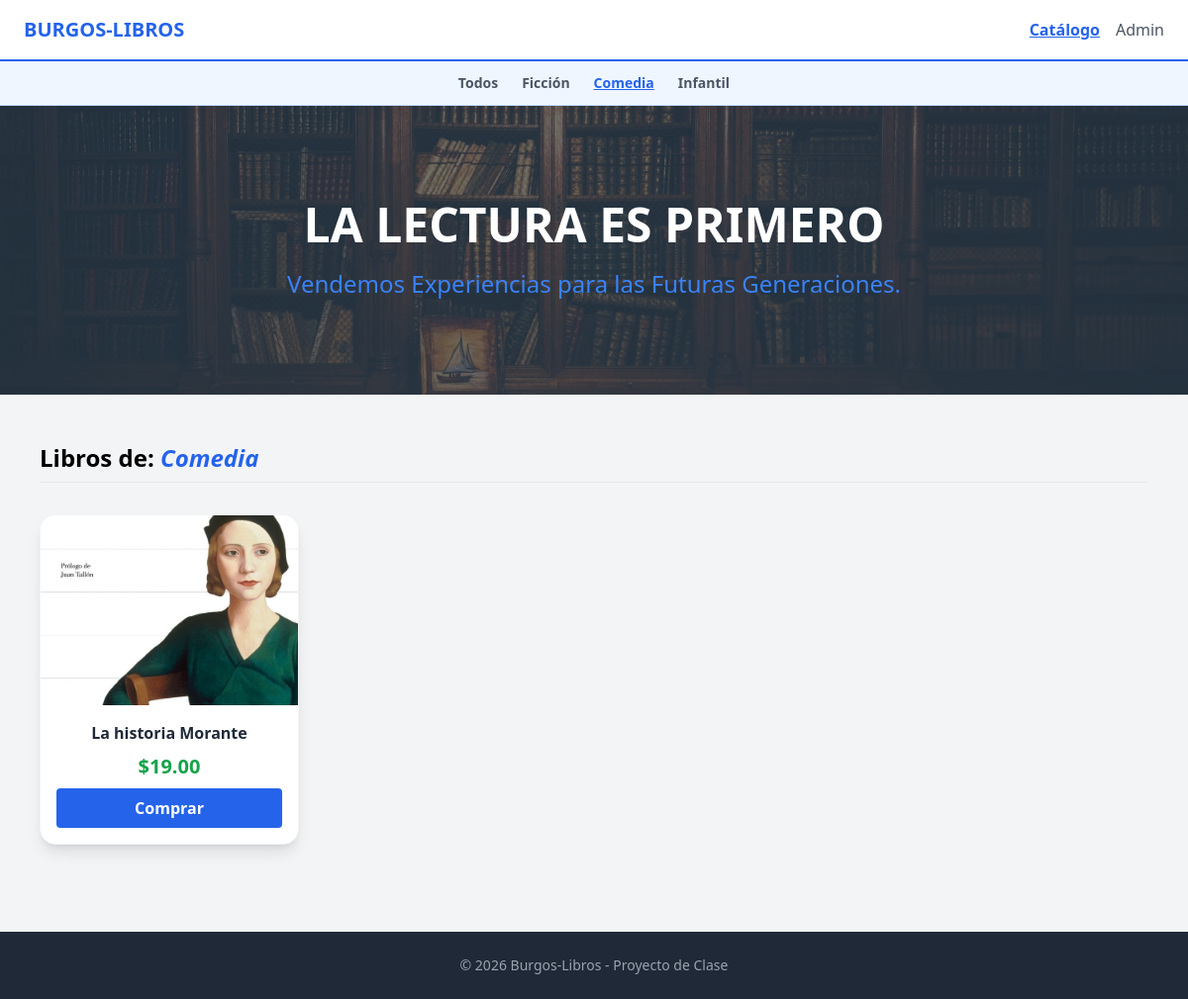
The page /index.php?cat=Comedia on the database its author committed.
### tables this page shows
CREATE TABLE `productos` (
  `id` int NOT NULL,
  `nombre` varchar(150) NOT NULL,
  `precio` decimal(10,2) NOT NULL,
  `stock` int NOT NULL DEFAULT '0',
  `imagen` varchar(255) NOT NULL,
  `categoria` varchar(50) DEFAULT 'Ficción'
);

### index.php (the view, shortened to what this page needs)
<?php
include 'conexion.php';
$categoria_seleccionada = isset($_GET['cat']) ? $_GET['cat'] : 'Todos';
?>
<!DOCTYPE html>
<html lang="es">
<head>
  <script src="https://cdn.tailwindcss.com"></script>
</head>
<body class="bg-gray-100">
  <nav class="bg-white border-b-2 border-blue-600 p-4">
    <div class="max-w-6xl mx-auto flex justify-between items-center">
      <span class="text-xl font-bold text-blue-600">BURGOS-LIBROS</span>
      <div class="flex gap-4 items-center">
        <a href="index.php" class="text-blue-600 font-bold underline">Catálogo</a>
        <a href="admin.php" class="text-gray-600 hover:text-blue-600">Admin</a>
      </div>
    </div>
  </nav>
  <div class="bg-blue-50 border-b border-blue-200 py-3">
    <div class="max-w-6xl mx-auto flex justify-center gap-6 font-semibold text-sm">
      <a href="index.php?cat=Todos" class="<?php echo ($categoria_seleccionada == 'Todos') ? 'text-blue-600 underline' : 'text-gray-600 hover:text-blue-600'; ?>">Todos</a>
      <a href="index.php?cat=Ficción" class="<?php echo ($categoria_seleccionada == 'Ficción') ? 'text-blue-600 underline' : 'text-gray-600 hover:text-blue-600'; ?>">Ficción</a>
      <a href="index.php?cat=Comedia" class="<?php echo ($categoria_seleccionada == 'Comedia') ? 'text-blue-600 underline' : 'text-gray-600 hover:text-blue-600'; ?>">Comedia</a>
      <a href="index.php?cat=Infantil" class="<?php echo ($categoria_seleccionada == 'Infantil') ? 'text-blue-600 underline' : 'text-gray-600 hover:text-blue-600'; ?>">Infantil</a>
    </div>
  </div>
  <header class="relative bg-slate-700 text-white py-24 overflow-hidden">
    <img src="img/principalbiblioteca.avif" alt="Biblioteca Digital" class="absolute inset-0 w-full h-full object-cover opacity-30" />
    <div class="mx-auto px-4 text-center relative z-10">
      <h1 class="text-5xl font-bold mb-5">LA LECTURA ES PRIMERO</h1>
      <p class="text-blue-500 text-2xl">Vendemos Experiencias para las Futuras Generaciones.</p>
    </div>
  </header>
  <main class="max-w-6xl mx-auto px-4 py-12">
    <h2 class="text-2xl font-bold mb-8 border-b pb-2">
      Libros de: <span class="text-blue-600 italic"><?php echo htmlspecialchars($categoria_seleccionada); ?></span>
    </h2>
    <div class="grid grid-cols-1 sm:grid-cols-2 lg:grid-cols-4 gap-6">
      <?php
      if ($categoria_seleccionada == 'Todos') {
          $stmt = $pdo->query("SELECT * FROM productos");
      } else {
          $stmt = $pdo->prepare("SELECT * FROM productos WHERE categoria = ?");
          $stmt->execute([$categoria_seleccionada]);
      }
      while ($row = $stmt->fetch()):
          $hayStock = $row['stock'] > 0;
      ?>
      <div class="flex flex-col rounded-2xl shadow-lg overflow-hidden border transition-all
        <?php echo $hayStock ? 'bg-white border-gray-100 hover:shadow-2xl hover:-translate-y-2' : 'bg-gray-200 border-gray-300 opacity-70'; ?>">
        <div class="relative">
          <img src="img/<?php echo $row['imagen']; ?>" alt="Libro" class="w-full h-48 object-cover <?php echo !$hayStock ? 'grayscale' : ''; ?>">
        </div>
        <div class="p-4 text-center flex-grow flex flex-col justify-between">
          <div>
            <h3 class="font-bold <?php echo $hayStock ? 'text-gray-800' : 'text-gray-500'; ?>">
              <?php echo htmlspecialchars($row['nombre']); ?>
            </h3>
            <p class="<?php echo $hayStock ? 'text-green-600' : 'text-gray-400'; ?> font-bold text-xl my-2">
              $<?php echo $row['precio']; ?>
            </p>
          </div>
          <?php if ($hayStock): ?>
            <button class="w-full bg-blue-600 text-white py-2 font-bold rounded hover:bg-blue-700">Comprar</button>
          <?php else: ?>
            <button disabled class="w-full bg-gray-400 text-white py-2 font-bold rounded cursor-not-allowed">Sin Stock</button>
          <?php endif; ?>
        </div>
      </div>
      <?php endwhile; ?>
    </div>
  </main>
  <footer class="bg-gray-800 text-white py-6 mt-10">
    <div class="text-center text-sm text-gray-400">
      &copy; 2026 Burgos-Libros - Proyecto de Clase
    </div>
  </footer>
</body>
</html>

### rows shown on the page
productos: imagen (picture), nombre "La historia Morante", precio "19.00", stock "Comprar"

### other values the page prints
$categoria_seleccionada "Comedia"
